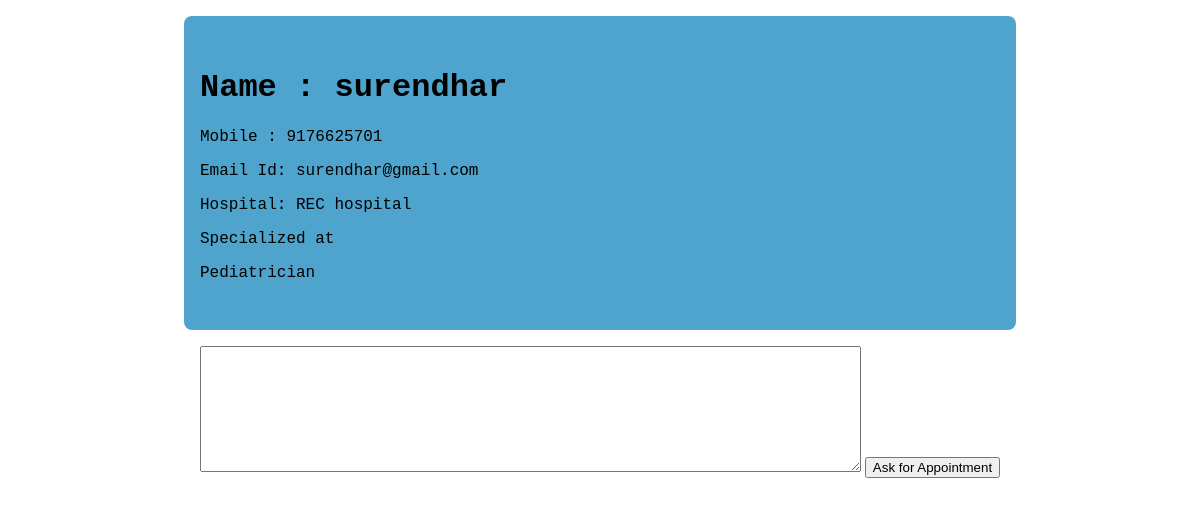
The app's page /appointment/detail/3 (signed in), older data.
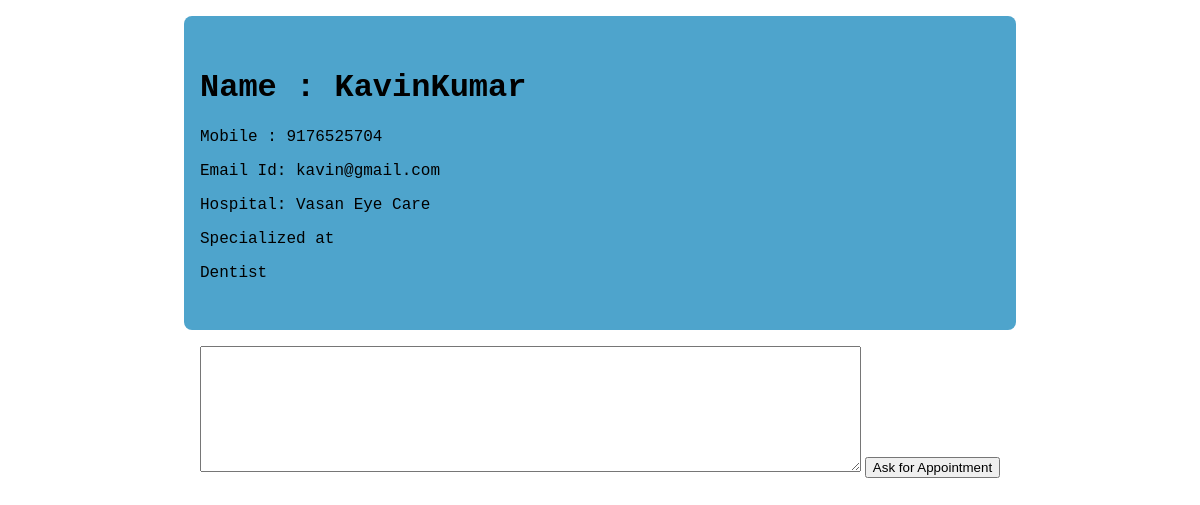
The same page, newer data.
### User/models.py (models this page shows, shortened)
class UserModel(AbstractBaseUser):
    email = models.EmailField(max_length=70,unique=True)
    name = models.CharField(max_length=50)
    phone = models.CharField(max_length=10)
    doctor = models.OneToOneField(DoctorModel,null=True,on_delete=models.CASCADE,blank=True)
    patient = models.OneToOneField(PatientModel,null=True,blank=True,on_delete=models.CASCADE)
    is_doctor = models.BooleanField(default=False)
    is_staff = models.BooleanField(default=False)
    is_admin = models.BooleanField(default=False)
    is_superuser = models.BooleanField(default=False)
    is_active = models.BooleanField(default=True)
    USERNAME_FIELD = 'email'
    REQUIRED_FIELDS = ['name','phone']
    objects = UserManager()

class DoctorModel(models.Model):
    hospital = models.CharField(max_length=200)
    experience = models.IntegerField()
    rating = models.IntegerField()
    type = models.ManyToManyField(DoctorTypeModel)

class DoctorTypeModel(models.Model):
    type = models.CharField(max_length=30)

### appoint/views.py (the view)
# urls.py: path('detail/<int:id>',DetailDoctors,name='detaildoc'),
@login_required(login_url="/user/login/")
def DetailDoctors(request,id):
    context = {}
    try:
        doctor = UserModel.objects.get(pk=id)
        context['doctor'] = doctor
    except:
        context['error'] = "Doctor Not found"
    return render(request,"appoint/Details.html",context)

### appoint/templates/appoint/Details.html (shortened to what this page needs)
{% extends "./base.html" %} {% block bodyblock %} {% if error %}
<h2>{{ error }}</h2>
{% else %}
<div class="profile-container">
  <h1>Name : {{ doctor.name }}</h1>
  <p>Mobile : {{ doctor.phone }}</p>
  <p>Email Id: {{ doctor.email }}</p>
  <p>Hospital: {{ doctor.doctor.hospital }}</p>
  <p>Specialized at</p>
  {% for typ in doctor.doctor.type.all %}
  <p>{{ typ.type }}</p>
  {% endfor %}
</div>
<form
  class="appointment-textbox"
  action="/appointment/create/{{ doctor.id }}"
  method="post"
>
  <textarea name="desc" rows="8" cols="80"></textarea>
  <input type="submit" value="Ask for Appointment" />
</form>
{% endif %} {% endblock %}

### appoint/templates/appoint/base.html (shortened to what this page needs)
<!DOCTYPE html>
{% load static %}
<html lang="en" dir="ltr">
  <head>
    <link rel="stylesheet" href="{% static "css/appoint.css" %}" />
  </head>
  <body>
    {% block bodyblock %} {% endblock %}
  </body>
</html>

### static/css/appoint.css (style rules this page uses)
.profile-container { background-color: rgb(78, 164, 204); padding: 2em 1em 2em 1em; width: 50em; border-radius: 0.5em; border: none; margin: 1em auto 1em auto; font-family: "Courier New", Courier, monospace; }
.appointment-textbox { text-align: center; }

Row changes from the older to the newer data that the page shows:
no longer on this page (row edited): DoctorTypeModel: type "Pediatrician"
changed UserModel: name "surendhar" → "KavinKumar"; phone "9176625701" → "9176525704"; email "surendhar@gmail.com" → "kavin@gmail.com"; doctor.hospital "REC hospital" → "Vasan Eye Care"
now on this page (row unchanged): DoctorTypeModel: type "Dentist"
